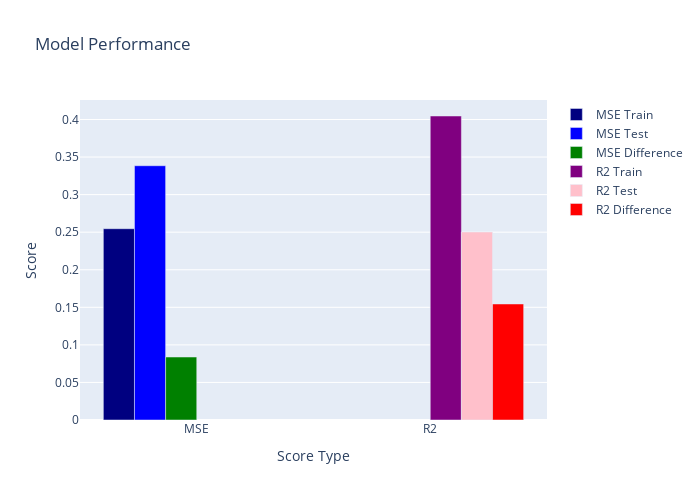

Source (notebook cell):
### Code cell
# Create a polynomial regression model
model = LinearRegression()

# Generate the polynomial features
poly = PolynomialFeatures(degree=2)
df_x_poly = poly.fit_transform(df_x_select)
df_test_x_poly = poly.transform(df_test_x_select)

# Save the polynomial features
pickle.dump(poly, open('encoders/regression/poly.pkl', 'wb'))

# Train the model
model.fit(df_x_poly, df_y)

# Get the training MSE, R2 score, Testing MSE, and R2 score
mse_train = mean_squared_error(df_y, model.predict(df_x_poly))
r2_train = r2_score(df_y, model.predict(df_x_poly))
mse_test = mean_squared_error(df_test_y, model.predict(df_test_x_poly))
r2_test = r2_score(df_test_y, model.predict(df_test_x_poly))

# Print the training MSE and R2 score
print('Training MSE: ', mse_train)
print('Training R2: ', r2_train)

# Print the testing MSE and R2 score
print('Testing MSE: ', mse_test)
print('Testing R2: ', r2_test)

# Display the scores
plot_scores(mse_train, r2_train, mse_test, r2_test)
# Save the model
pickle.dump(model, open('models/regression/poly_reg.pkl', 'wb'))

### Figure 1 — Plotly figure (JSON) as saved in the notebook; plotly's stock layout.template omitted (floating-point values rounded to 4 significant figures)
{"data": [{"marker": {"color": "navy"}, "name": "MSE Train", "type": "bar", "x": ["MSE"], "y": [0.2546]}, {"marker": {"color": "blue"}, "name": "MSE Test", "type": "bar", "x": ["MSE"], "y": [0.3385]}, {"marker": {"color": "green"}, "name": "MSE Difference", "type": "bar", "x": ["MSE"], "y": [0.08383]}, {"marker": {"color": "purple"}, "name": "R2 Train", "type": "bar", "x": ["R2"], "y": [0.4046]}, {"marker": {"color": "pink"}, "name": "R2 Test", "type": "bar", "x": ["R2"], "y": [0.2502]}, {"marker": {"color": "red"}, "name": "R2 Difference", "type": "bar", "x": ["R2"], "y": [0.1544]}], "layout": {"height": 500, "title": {"text": "Model Performance"}, "width": 700, "xaxis": {"title": {"text": "Score Type"}}, "yaxis": {"title": {"text": "Score"}}}}
